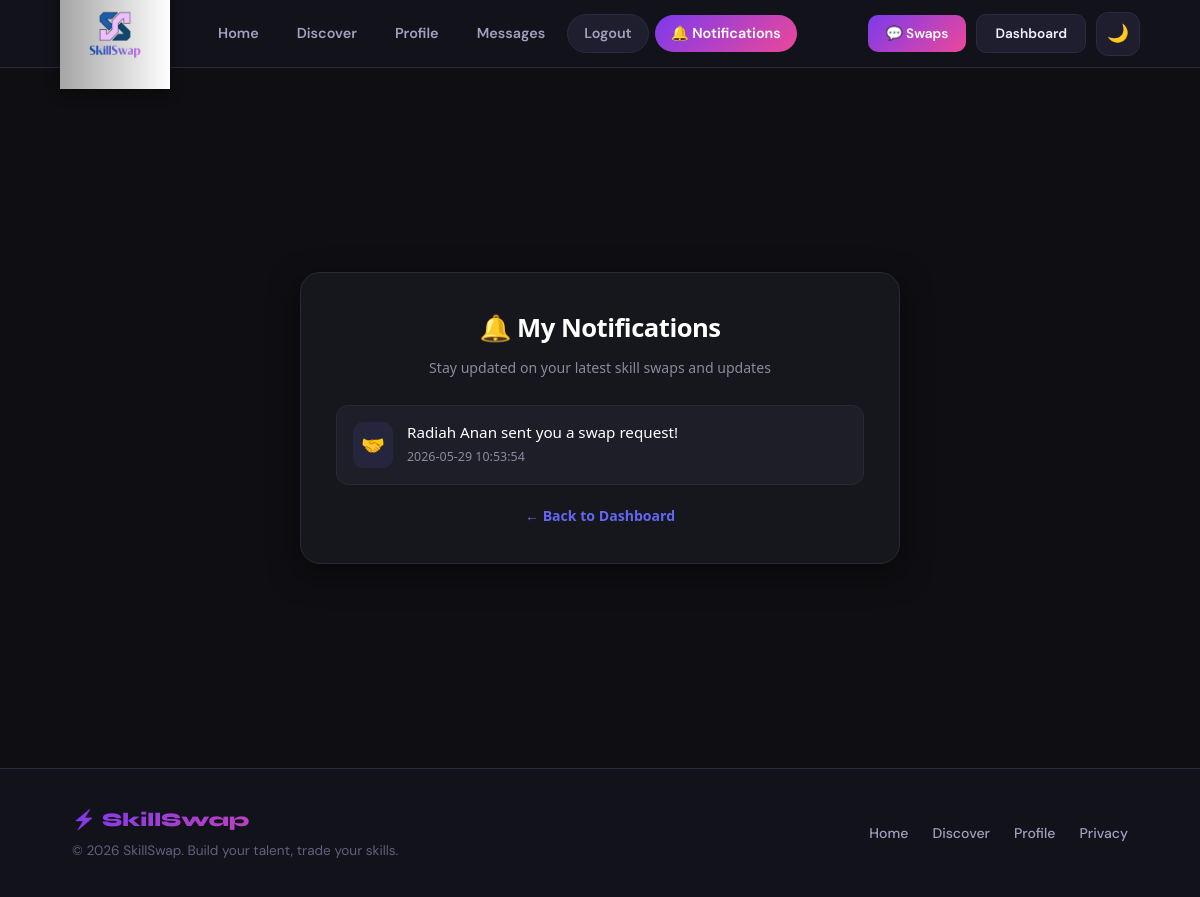
/notification.php (signed in), run on the app's committed database.
### tables this page shows
CREATE TABLE `notification` (
  `notification_id` int(11) NOT NULL,
  `user_id` int(11) NOT NULL,
  `type` varchar(50) DEFAULT NULL,
  `created_at` datetime DEFAULT current_timestamp(),
  `message` int(11) DEFAULT NULL,
  `is_read` tinyint(1) DEFAULT 0,
  `message_text` varchar(255) DEFAULT NULL
);

### notification.php (the view, shortened to what this page needs)
<?php
include 'db.php';
$user_id = $_SESSION['user_id'];
include 'includes/header.php';
?>
<div class="notif-container">
    <div class="notif-card">
        <div class="notif-title">🔔 My Notifications</div>
        <div class="notif-subtitle">
            Stay updated on your latest skill swaps and updates
        </div>
        <div class="notif-list">
            <?php
            $sql = "
    SELECT
        notification_id,
        message_text AS message,
        created_at,
        type,
        is_read
    FROM notification
    WHERE user_id = ?
    ORDER BY created_at DESC
";
            $stmt = $conn->prepare($sql);
            $stmt->bind_param("i", $user_id);
            $stmt->execute();
            $result = $stmt->get_result();
            if ($result->num_rows > 0) {
                while ($row = $result->fetch_assoc()) {
                    $message = htmlspecialchars($row['message']);
                    $created_at = htmlspecialchars($row['created_at']);
                    $type = $row['type'];
            ?>
                    <div class="notif-item">
                        <div class="notif-icon">
                            <?php
                           switch ($type) {
    case 'swap_request':    echo '🤝'; break;
}
                            ?>
                        </div>
                        <div class="notif-content">
                            <div class="notif-text">
                                <?= $message ?>
                            </div>
                            <span class="notif-time">
                                <?= $created_at ?>
                            </span>
                        </div>
                    </div>
            <?php
                }
            } else {
                echo "
                    <div class='notif-empty'>
                        👋 No notifications yet.
                    </div>
                ";
            }
            ?>
        </div>
        <a href="dashboard.php" class="notif-back-link">
            ← Back to Dashboard
        </a>
    </div>
</div>
<?php include 'includes/footer.php'; ?>

### style.css (style rules this page uses)
:root { --bg: #0a0a0f; --bg2: #12121a; --bg3: #1a1a26; --surface: #1e1e2e; --surface2: #252538; --border: #2a2a40; --border2: #3a3a55; --text: #f0f0ff; --text2: #a0a0c0; --text3: #606080; --violet: #7c3aed; --violet-l: #9f67ff; --violet-d: #5b21b6; --pink: #ec4899; --pink-l: #f472b6; --cyan: #06b6d4; --cyan-l: #22d3ee; --amber: #f59e0b; --amber-l: #fbbf24; --green: #10b981; --green-l: #34d399; --red: #ef4444; --grad-main: linear-gradient(135deg, #7c3aed 0%, #ec4899 100%); --grad-cyan: linear-gradient(135deg, #06b6d4 0%, #7c3aed 100%); --grad-warm: linear-gradient(135deg, #f59e0b 0%, #ec4899 100%); --grad-green: linear-gradient(135deg, #10b981 0%, #06b6d4 100%); --nav-h: 68px; --radius: 14px; --radius-lg: 20px; --radius-xl: 28px; --shadow: 0 4px 24px rgba(0,0,0,0.4); --shadow-lg: 0 8px 40px rgba(0,0,0,0.5); --glow-v: 0 0 30px rgba(124,58,237,0.3); --glow-p: 0 0 30px rgba(236,72,153,0.3); }
*, *::before, *::after { box-sizing: border-box; margin: 0; padding: 0; }
html { scroll-behavior: smooth; }
body { background: var(--bg); color: var(--text); font-family: 'DM Sans', sans-serif; font-size: 1rem; line-height: 1.6; min-height: 100vh; transition: background .3s, color .3s; }
a { color: var(--violet-l); text-decoration: none; }

### notification.php (style rules this page uses)
.notif-container { display: flex; justify-content: center; align-items: center; min-height: calc(100vh - 100px); background: #0f0f13; font-family: 'Segoe UI', system-ui, sans-serif; padding: 20px; }
.notif-card { background: #16161d; border: 1px solid #2a2a35; border-radius: 20px; width: 100%; max-width: 600px; padding: 35px; box-shadow: 0 10px 30px rgba(0, 0, 0, 0.5); }
.notif-title { font-size: 1.6rem; font-weight: 800; color: #fff; letter-spacing: -0.5px; margin-bottom: 8px; text-align: center; }
.notif-subtitle { font-size: 0.88rem; color: #8a8a9e; text-align: center; margin-bottom: 25px; }
.notif-list { display: flex; flex-direction: column; gap: 12px; margin-bottom: 20px; }
.notif-item { background: #1e1e28; border: 1px solid #2a2a35; border-radius: 12px; padding: 16px; display: flex; gap: 14px; align-items: flex-start; transition: transform 0.2s ease, border-color 0.2s ease; }
.notif-icon { font-size: 1.2rem; background: rgba(99, 102, 241, 0.1); padding: 8px; border-radius: 10px; color: #6366f1; flex-shrink: 0; }
.notif-content { flex-grow: 1; }
.notif-text { color: #fff; font-size: 0.95rem; line-height: 1.4; margin-bottom: 4px; }
.notif-time { display: block; font-size: 0.78rem; color: #8a8a9e; }
.notif-back-link { display: block; text-align: center; margin-top: 10px; font-size: 0.88rem; color: #6366f1; text-decoration: none; font-weight: 600; transition: color 0.2s; }

### data on the page
notification: message_text "Radiah Anan sent you a swap request!", created_at "2026-05-29 10:53:54"
